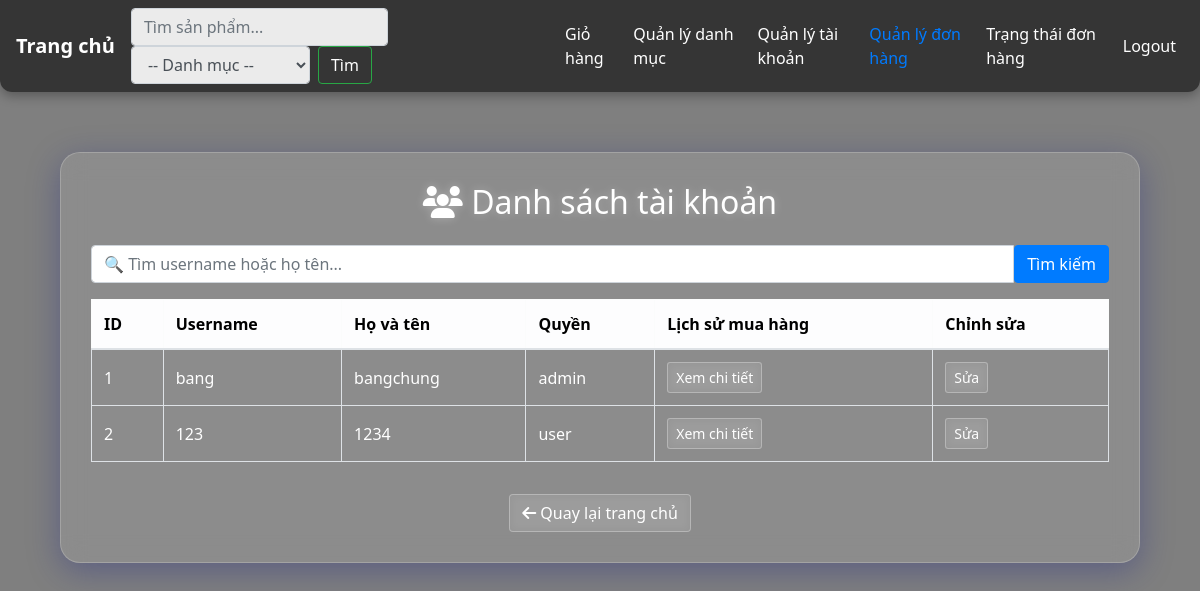
The page /account/quanLyTaiKhoan (signed in) on the database its author committed.
### tables this page shows
CREATE TABLE IF NOT EXISTS account (
    id INT AUTO_INCREMENT PRIMARY KEY,
    username VARCHAR(255) NOT NULL UNIQUE,
    fullname VARCHAR(255) NOT NULL,
    password VARCHAR(255) NOT NULL,
    phone VARCHAR(20),
    address TEXT,
    role ENUM('admin', 'user') DEFAULT 'user'
);

### app/controllers/AccountController.php (called while the page is built, shortened)
<?php
require_once('app/config/database.php');
require_once('app/models/AccountModel.php');
class AccountController
{
    private $accountModel;
    public function __construct()
    {
        $this->db = (new Database())->getConnection();
        $this->accountModel = new AccountModel($this->db);
    }
    public function quanLyTaiKhoan()
    {
        require_once 'app/helpers/SessionHelper.php';
        if (SessionHelper::isAdmin()) {
            $accounts = $this->accountModel->getAllAccounts();
        }
        include_once 'app/views/account/listAccount.php';
    }
}

### index.php (called while the page is built, shortened)
<?php
require_once 'app/helpers/SessionHelper.php';
require_once 'app/config/database.php';
$url = $_GET['url'] ?? '';
$url = rtrim($url, '/');
$url = filter_var($url, FILTER_SANITIZE_URL);
$url = explode('/', $url);
$action = isset($url[1]) && $url[1] != '' ? $url[1] : 'index';
$controller = new $controllerName();
call_user_func_array([$controller, $action], array_slice($url, 2));

### app/helpers/SessionHelper.php (called while the page is built, shortened)
<?php
class SessionHelper {
    public static function isAdmin() {
        return isset($_SESSION['role']) && $_SESSION['role'] === 'admin';
    }
}
?>

### app/config/database.php (called while the page is built, shortened)
<?php
class Database
{
    private $host = "localhost";
    private $db_name = "my_store";
    private $username = "root";
    private $password = "";
    public function getConnection()
    {
        $this->conn = null;
        try {
            $this->conn = new PDO("mysql:host=" . $this->host . ";dbname=" . $this->db_name, $this->username, $this->password);
            $this->conn->exec("set names utf8");
        } catch (PDOException $exception) {
            echo "Connection error: " . $exception->getMessage();
        }
        return $this->conn;
    }
}

### app/models/AccountModel.php (called while the page is built, shortened)
<?php
class AccountModel
{
    private $conn;
    private $table_name = "account";
    public function __construct($db)
    {
        $this->conn = $db;
    }
    public function getAllAccounts()
    {
        $query = "SELECT id, username, fullname, phone, address, role FROM " . $this->table_name;
        $stmt = $this->conn->prepare($query);
        $stmt->execute();
        return $stmt->fetchAll(PDO::FETCH_OBJ);
    }
}

### app/views/account/listAccount.php (the view, shortened to what this page needs)
<?php
require_once 'app/helpers/SessionHelper.php';
include 'app/views/shares/header.php';
?>
<!DOCTYPE html>
<html lang="vi">
<head>
    <link rel="stylesheet" href="/assets/css/bootstrap.min.css">
    <link rel="stylesheet" href="https://cdnjs.cloudflare.com/ajax/libs/font-awesome/6.5.0/css/all.min.css">
</head>
<body>
    <div class="container">
        <div class="glass-card">
            <h2 class="text-center mb-4"><i class="fa-solid fa-users"></i> Danh sách tài khoản</h2>
            <?php if (SessionHelper::isAdmin()): ?>
                <form method="GET" action="/account/list" class="mb-3">
                    <div class="input-group">
                        <input
                            type="text"
                            name="keyword"
                            class="form-control"
                            placeholder="🔍 Tìm username hoặc họ tên..."
                            value="<?= htmlspecialchars($_GET['keyword'] ?? '') ?>"
                            aria-label="Từ khóa tìm kiếm"
                        >
                        <button class="btn btn-primary" type="submit">Tìm kiếm</button>
                    </div>
                </form>
            <?php endif; ?>
            <table class="table table-bordered table-hover text-white">
                <thead class="table-light">
                    <tr>
                        <th style="color:black">ID</th>
                        <th style="color:black">Username</th>
                        <th style="color:black">Họ và tên</th>
                        <th style="color:black">Quyền</th>
                        <th style="color:black">Lịch sử mua hàng</th>
                        <th style="color:black">Chỉnh sửa</th>
                    </tr>
                </thead>
                <tbody>
                    <?php if (!empty($accounts)): ?>
                        <?php foreach ($accounts as $acc): ?>
                            <tr>
                                <td ><?= htmlspecialchars($acc->id) ?></td>
                                <td><?= htmlspecialchars($acc->username) ?></td>
                                <td><?= htmlspecialchars($acc->fullname) ?></td>
                                <td><?= htmlspecialchars($acc->role) ?></td>
                                <td>
                                    <a href="/account/detail?id=<?= $acc->id ?>" class="btn btn-sm btn-info btn-glass">Xem chi tiết</a>
                                </td>
                                <td>
                                    <?php if (SessionHelper::isAdmin() || ($_SESSION['account_id'] ?? null) == $acc->id): ?>
                                        <a
                                            href="/account/edit<?= SessionHelper::isAdmin() ? '?id=' . $acc->id : '' ?>"
                                            class="btn btn-sm btn-warning btn-glass"
                                        >
                                            Sửa
                                        </a>
                                    <?php else: ?>
                                        <span class="text-muted">Không khả dụng</span>
                                    <?php endif; ?>
                                </td>
                            </tr>
                        <?php endforeach; ?>
                    <?php else: ?>
                        <tr>
                            <td colspan="6" class="text-center">Không tìm thấy tài khoản nào.</td>
                        </tr>
                    <?php endif; ?>
                </tbody>
            </table>
            <div class="text-center">
                <a href="/Product" class="btn btn-secondary btn-glass mt-3">
                    <i class="fa fa-arrow-left"></i> Quay lại trang chủ
                </a>
            </div>
        </div>
    </div>
</body>
</html>

### app/views/shares/header.php (style rules this page uses)
body { background: #f5f5f5; }

### app/views/account/listAccount.php (style rules this page uses)
body { background-image: url('https://tipsmake.com/data/images/beautiful-technology-background-picture-4-1xJsgdLW6.jpg'); background-size: cover; background-repeat: no-repeat; background-attachment: fixed; background-position: center; color: white; position: relative; z-index: 1; font-family: 'Segoe UI', Tahoma, Geneva, Verdana, sans-serif; }
body::before { content: ""; position: fixed; top: 0; left: 0; width: 100%; height: 100%; background-color: rgba(0, 0, 0, 0.5); z-index: -1; }
.glass-card { backdrop-filter: blur(12px); background: rgba(255, 255, 255, 0.1); border: 1px solid rgba(255, 255, 255, 0.2); border-radius: 20px; box-shadow: 0 8px 32px 0 rgba(31, 38, 135, 0.37); padding: 30px; margin-top: 60px; }
h2 { text-shadow: 0 0 10px rgba(255, 255, 255, 0.3); }
.table th, .table td { vertical-align: middle; color: white; }
.table th { border-bottom: 1px solid rgba(255, 255, 255, 0.3); }
.btn-glass { border: 1px solid rgba(255, 255, 255, 0.3); background: rgba(255, 255, 255, 0.05); color: white; backdrop-filter: blur(5px); transition: all 0.3s; }

### rows shown on the page
account: id "1", username "bang", fullname "bangchung", role "admin"
account: id "2", username "123", fullname "1234", role "user"
